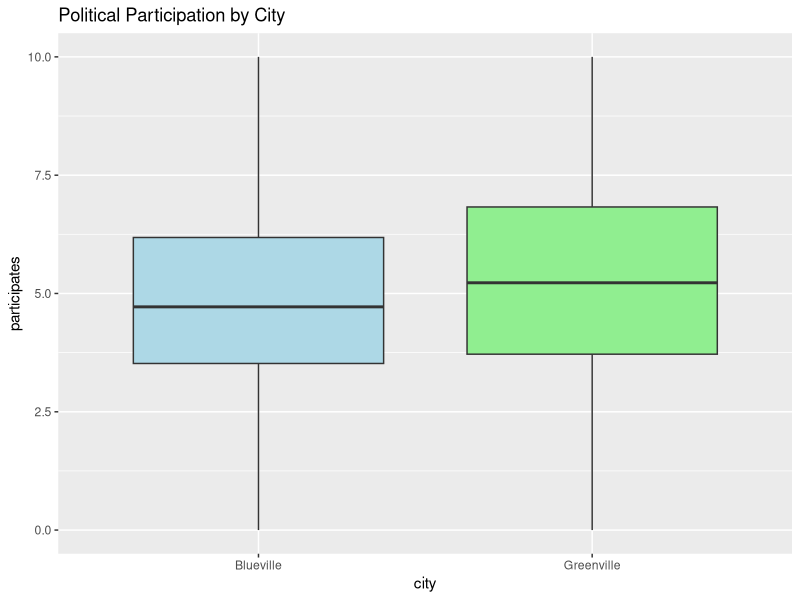
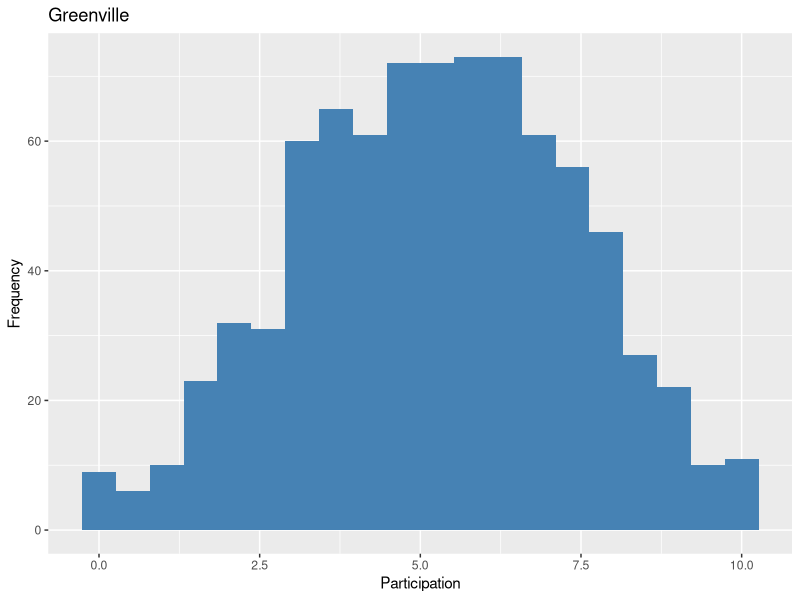
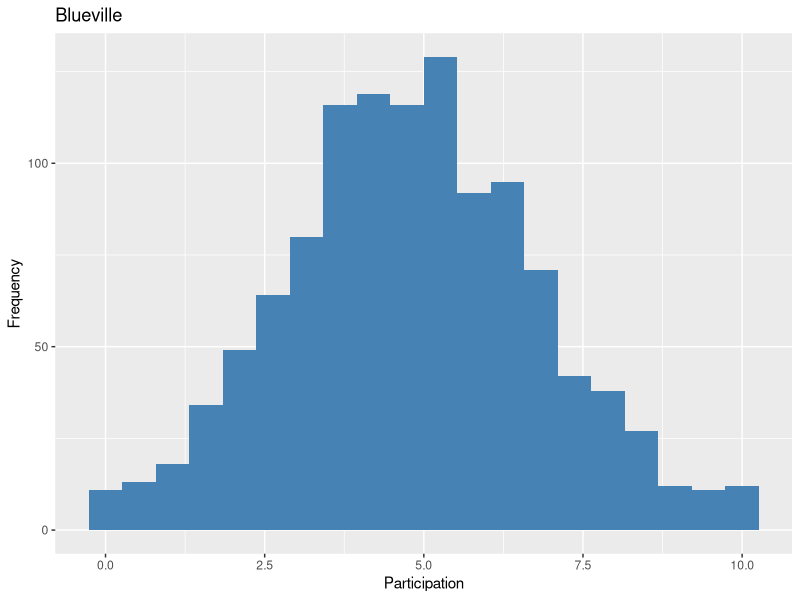
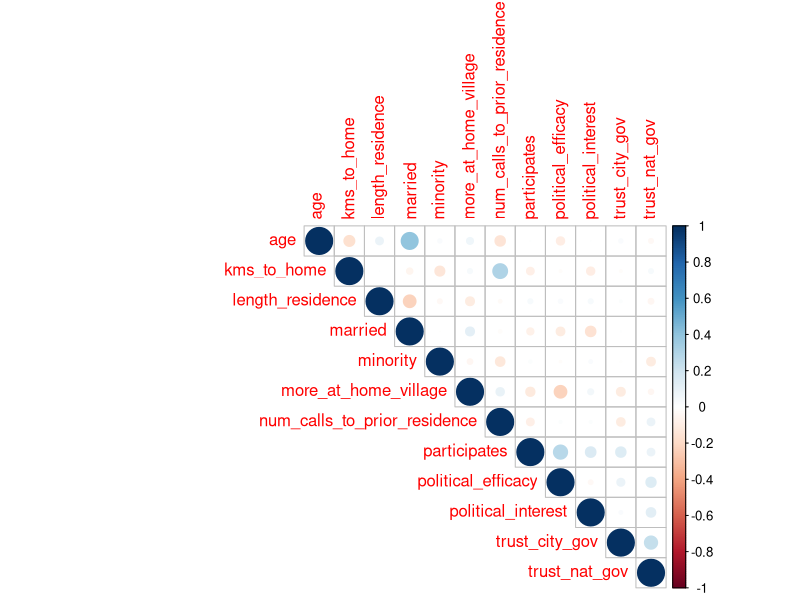
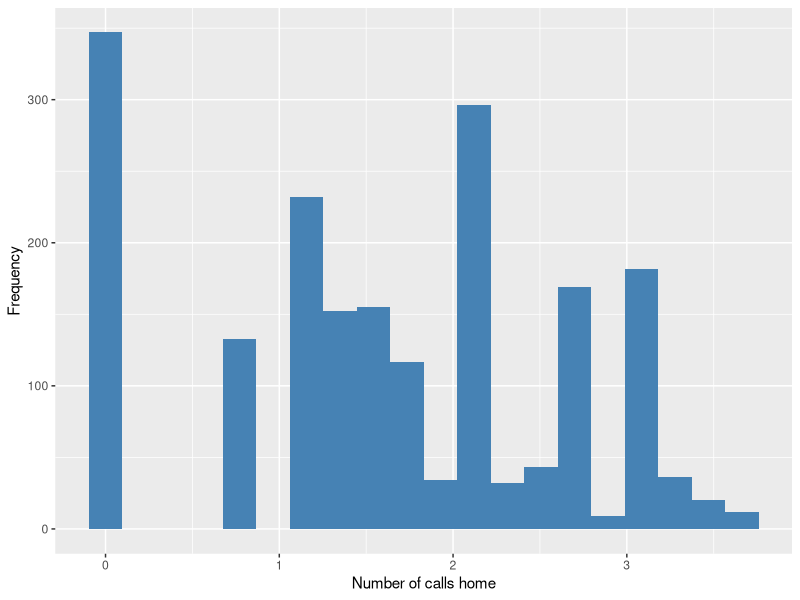
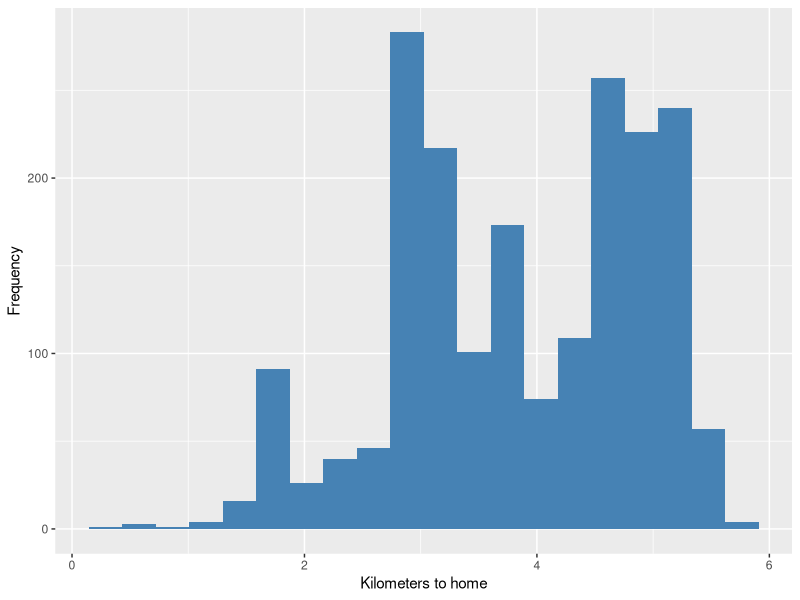
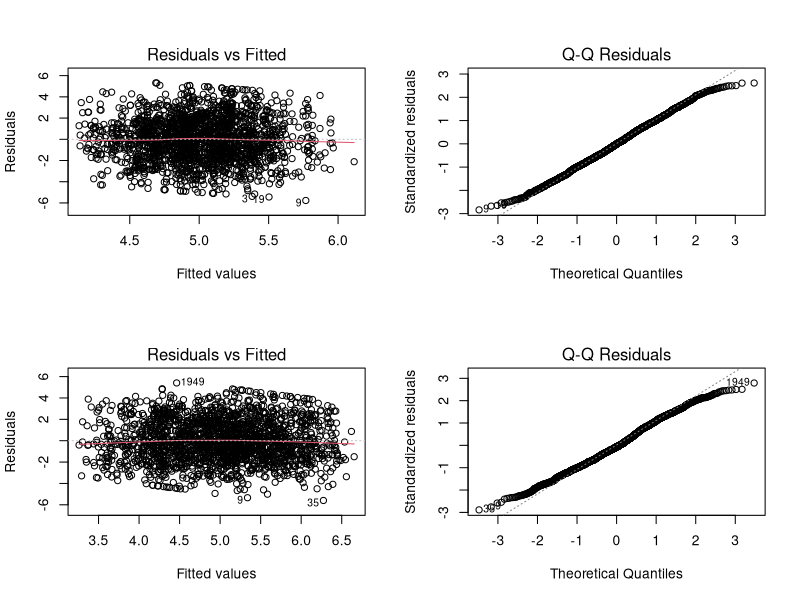
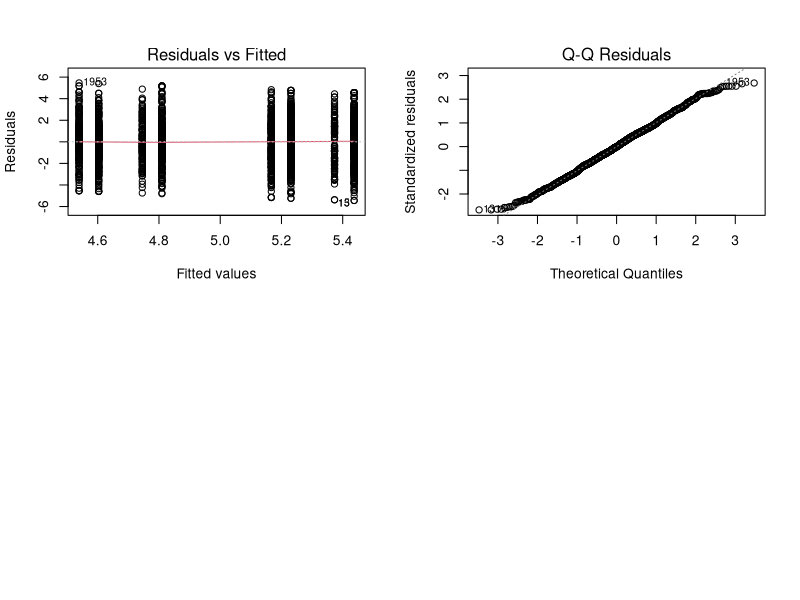

Write the R code that produced these figures, in order.
## ---- chunk 1
knitr::opts_chunk$set(echo = TRUE)
setwd("C:/Users/colde/OneDrive/Documents/DKU Labs")
library(tidyverse)
library(dplyr)
library(corrplot)
library(memisc)
polypar <- read_csv("finalproject.csv")

## ---- chunk 2
grouped_polypar <- polypar %>%
  group_by(district) %>%
  summarize(mean_participation = mean(participates))
grouped_polypar <- grouped_polypar[order(grouped_polypar$mean_participation, decreasing = TRUE),]
grouped_polypar[1:10,]
## ---- chunk 3

ggplot(polypar, aes(city, participates)) +
  geom_boxplot(fill = c('light blue', 'light green')) +
  ggtitle('Political Participation by City')
## ---- chunk 4
greenville <- polypar %>%
  filter(city == 'Greenville')
blueville <- polypar %>%
  filter(city == 'Blueville')

# before conducting a t-test, we need to a) check for normality and b) check for normal variance (we can use an f-test to check this)
ggplot(greenville, aes(x=participates)) +
  geom_histogram(bins = 20, fill = 'steelblue') +
  xlab('Participation') +
  ylab('Frequency') +
  ggtitle('Greenville')
ggplot(blueville, aes(x=participates)) +
  geom_histogram(bins = 20, fill = 'steelblue') +
  xlab('Participation') +
  ylab('Frequency') +
  ggtitle('Blueville')
var.test(blueville$participates, greenville$participates)

t.test(greenville$participates, blueville$participates, method = 'two-side')
## ---- chunk 5
m1 <- lm(political_efficacy ~ political_interest, data = polypar)
m2 <- lm(political_efficacy ~ trust_city_gov * political_interest, data = polypar)
summary(m1)
summary(m2)

## ---- chunk 6
set.seed(54321)
pconfint = function(phat,n,conf=0.95) {
  se = sqrt(phat*(1-phat)/n)
  al2 = 1-(1-conf)/2
  zstar = qnorm(al2)
  upperlimit = phat+zstar*se
  lowerlimit = phat - zstar*se
  return(c(round(lowerlimit,3), round(upperlimit, 3)))
}
phatPrpnReturn = mean(polypar$pol_active_village, na.rm = T)
pconfint(phat = phatPrpnReturn, n = 1969, conf = 0.95)

## ---- chunk 7
# I'm going to start out by making a small corrplot. I recognize this is not necessary for analysis, but it really helps me visualize my data before I begin selection.
corrplotdata <- polypar[c(1,10:14,15,18,21:22, 25:26)]
corrplotdata <- drop_na(corrplotdata)
corrplotdata.cor = cor(corrplotdata)
corrplot(corrplotdata.cor, type = "upper")
# secondary corrplot?
## ---- chunk 8
# Base model
model1.1 <- lm(participates ~ more_at_home_village, data = polypar)
model1.2 <-  lm(participates ~ more_at_home_village + owns_home, data = polypar)
model1.3 <-  lm(participates ~ more_at_home_village + owns_home + log(num_calls_to_prior_residence+1), data = polypar)
model1.4 <-  lm(participates ~ more_at_home_village + owns_home + log(num_calls_to_prior_residence+1) + log(kms_to_home + 1), data = polypar)
model1.5 <- lm(participates ~ more_at_home_village + owns_home + log(kms_to_home + 1) + political_efficacy, data = polypar)
model1.6 <- lm(participates ~ more_at_home_village + owns_home + log(kms_to_home + 1) + political_efficacy + reghelp, data = polypar)
model1.7 <- lm(participates ~ more_at_home_village + owns_home + log(kms_to_home + 1) + political_efficacy + encouraged, data = polypar)

# I am removing log(number_of_calls_to_home) due to collinearity. I chose this one due to the lack of normality in the data.

# create mtable, name...
socialandEconMtable <- mtable("Model 1"=model1.1,"Model 2"=model1.2,"Model 3"=model1.3,"Model 4"=model1.4, 'Model 5' = model1.5, 'reghelp experiment'= model1.6, 'encouraged experiment' = model1.7,
                    summary.stats=c("sigma","R-squared","F","p","N"))
socialandEconMtable

# This is actually good -- reghelp has quite strong predictive power, even when included in the model (holding constant for other factors)
# --- arguably should not be included, given that it is an experimental variable. However, it is ok to specify a model with and without it included
# differently, encouraged does not have any predictive power, and is not shown as significant in the model

## ---- chunk 9

# histograms to check for normal distribution and log transform

ggplot(polypar, aes(x=log(num_calls_to_prior_residence + 1))) +
  geom_histogram(bins = 20, fill = 'steelblue') +
  xlab('Number of calls home') +
  ylab('Frequency')

ggplot(polypar, aes(x=log(kms_to_home + 1))) +
  geom_histogram(bins = 20, fill = 'steelblue') +
  xlab('Kilometers to home') +
  ylab('Frequency')

# Let me just note that, while log transforming both of these graphs did make the data slightly better, it is still quite bad overall.
## ---- chunk 10
# plots for mtable
par(mfrow = c(2, 2))
plot(model1.4, c(1,2))
plot(model1.6, c(1,2))
## ---- chunk 11
# fit model 2
model2.1 <- lm(participates ~ reghelp + female + educ, data = polypar)
summary(model2.1)

# filter
reghelp_true <- polypar %>%
  filter(reghelp == 1)
reghelp_false <- polypar %>%
  filter(reghelp == 0)

# t test for hypothesis 2
t.test(reghelp_true$participates, reghelp_false$participates, method = 'greater')

## ---- chunk 12
# plots for model 2
par(mfrow = c(2, 2))
plot(model2.1, c(1,2))
## ---- chunk 13
# fit model 3
model3.1 <- lm(participates ~ encouraged + female + educ, data = polypar)
summary(model3.1)

encouraged_true <- polypar %>%
  filter(encouraged == 1)
encouraged_false <- polypar %>%
  filter(encouraged == 0)

# t test for hypothesis 3
t.test(encouraged_true$participates, encouraged_false$participates, method = 'greater')
## ---- chunk 14
# plots for model 3
par(mfrow = c(2, 2))
plot(model3.1, c(1,2))
## ---- chunk 15
library(car)
vif(model1.5)
# These are very satisfyingly low vif values
